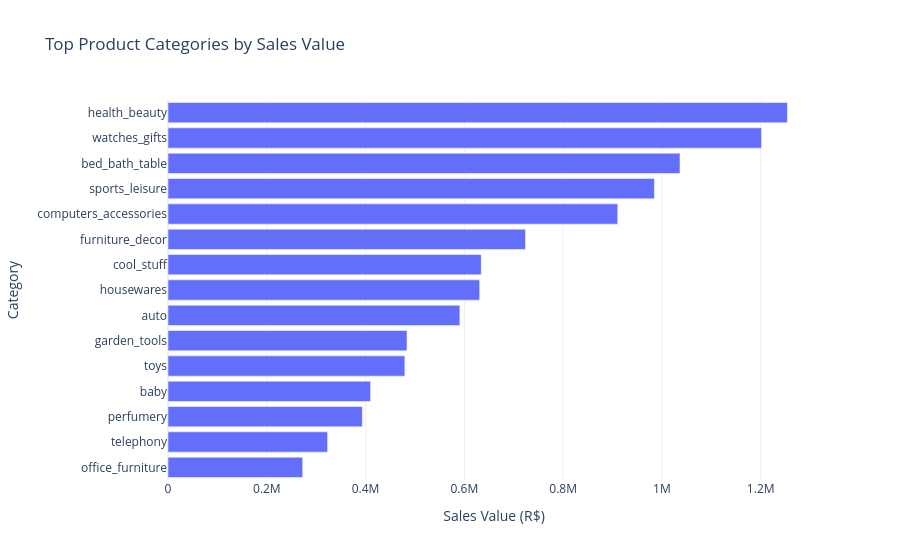

Notebook code cell kept with this figure:
### Markdown cell above
## 7. Product and category performance

### Code cell
# ============================================================
# 7. Product / category analysis
# ============================================================
category = (
    items_period
    .groupby("product_category_name_english", dropna=False)
    .agg(
        item_count=("order_item_id", "count"),
        unique_orders=("order_id", "nunique"),
        unique_sellers=("seller_id", "nunique"),
        total_sales_value=("sales_value", "sum"),
        avg_item_price=("price", "mean"),
        total_freight_value=("freight_value", "sum"),
    )
    .reset_index()
    .rename(columns={"product_category_name_english": "category"})
)

category["category"] = category["category"].fillna("Unknown")

top_categories = category.sort_values("total_sales_value", ascending=False).head(15)

fig = px.bar(
    top_categories.sort_values("total_sales_value"),
    x="total_sales_value",
    y="category",
    orientation="h",
    title="Top Product Categories by Sales Value",
    labels={"total_sales_value": "Sales Value (R$)", "category": "Category"}
)
fig.update_layout(template="plotly_white")
fig.show()

display(top_categories)

### Figure 1 — Plotly figure (JSON) as saved in the notebook; plotly's stock layout.template omitted (floating-point values rounded to 4 significant figures)
{"data": [{"hovertemplate": "Sales Value (R$)=%{x}<br>Category=%{y}<extra></extra>", "legendgroup": "", "marker": {"color": "#636efa", "pattern": {"shape": ""}}, "name": "", "orientation": "h", "showlegend": false, "textposition": "auto", "type": "bar", "x": [272700.0, 323100.0, 393400.0, 410100.0, 479500.0, 483900.0, 590900.0, 631000.0, 634200.0, 723900.0, 910600.0, 984700.0, 1037000.0, 1202000.0, 1254000.0], "xaxis": "x", "y": ["office_furniture", "telephony", "perfumery", "baby", "toys", "garden_tools", "auto", "housewares", "cool_stuff", "furniture_decor", "computers_accessories", "sports_leisure", "bed_bath_table", "watches_gifts", "health_beauty"], "yaxis": "y"}], "layout": {"barmode": "relative", "legend": {"tracegroupgap": 0}, "title": {"text": "Top Product Categories by Sales Value"}, "xaxis": {"anchor": "y", "domain": [0, 1], "title": {"text": "Sales Value (R$)"}}, "yaxis": {"anchor": "x", "domain": [0, 1], "title": {"text": "Category"}}}}
